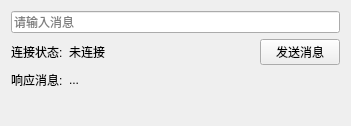
<?xml version="1.0" encoding="UTF-8"?>
<ui version="4.0">
 <class>MainWidget</class>
 <widget class="QWidget" name="MainWidget">
  <property name="geometry">
   <rect>
    <x>0</x>
    <y>0</y>
    <width>351</width>
    <height>126</height>
   </rect>
  </property>
  <property name="windowTitle">
   <string>WebSocket 压力测试</string>
  </property>
  <layout class="QGridLayout" name="gridLayout">
   <item row="1" column="0">
    <widget class="QLabel" name="label">
     <property name="text">
      <string>连接状态:</string>
     </property>
    </widget>
   </item>
   <item row="1" column="1">
    <widget class="QLabel" name="stateLabel">
     <property name="sizePolicy">
      <sizepolicy hsizetype="Expanding" vsizetype="Preferred">
       <horstretch>0</horstretch>
       <verstretch>0</verstretch>
      </sizepolicy>
     </property>
     <property name="text">
      <string>未连接</string>
     </property>
    </widget>
   </item>
   <item row="1" column="2">
    <widget class="QPushButton" name="pushButton">
     <property name="text">
      <string>发送消息</string>
     </property>
    </widget>
   </item>
   <item row="2" column="0">
    <widget class="QLabel" name="label_2">
     <property name="text">
      <string>响应消息:</string>
     </property>
    </widget>
   </item>
   <item row="2" column="1" colspan="2">
    <widget class="QLabel" name="responseLabel">
     <property name="sizePolicy">
      <sizepolicy hsizetype="Expanding" vsizetype="Preferred">
       <horstretch>0</horstretch>
       <verstretch>0</verstretch>
      </sizepolicy>
     </property>
     <property name="text">
      <string>...</string>
     </property>
    </widget>
   </item>
   <item row="3" column="0">
    <spacer name="verticalSpacer">
     <property name="orientation">
      <enum>Qt::Vertical</enum>
     </property>
     <property name="sizeHint" stdset="0">
      <size>
       <width>20</width>
       <height>16</height>
      </size>
     </property>
    </spacer>
   </item>
   <item row="0" column="0" colspan="3">
    <widget class="QLineEdit" name="lineEdit">
     <property name="placeholderText">
      <string>请输入消息</string>
     </property>
    </widget>
   </item>
  </layout>
 </widget>
 <layoutdefault spacing="6" margin="11"/>
 <resources/>
 <connections/>
</ui>
